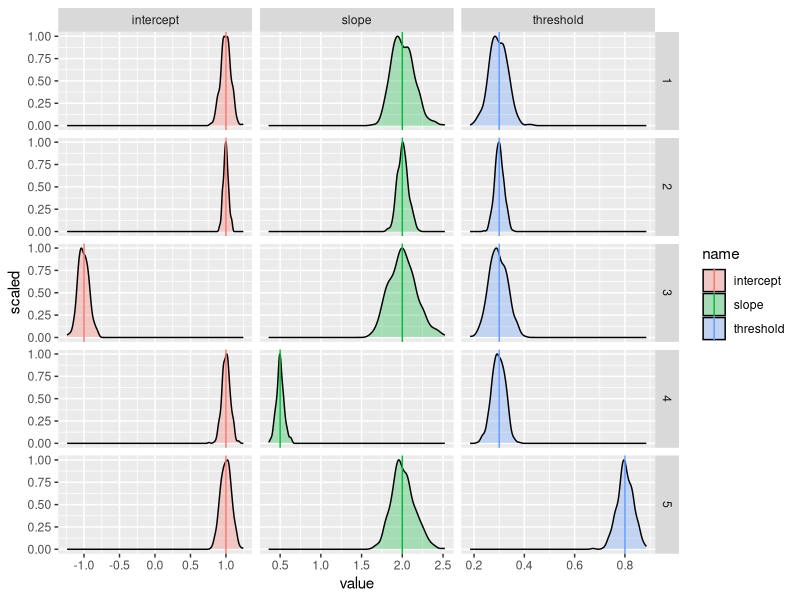
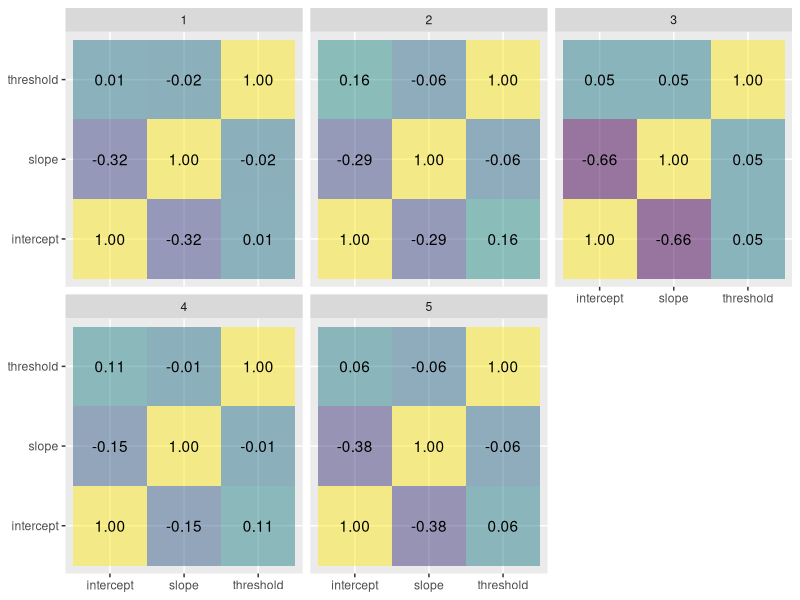

Generate these figures, in order, with R:
## ---- chunk 1
library(tidyverse)
library(ordinal)
## ---- chunk 2
generate.and.estimate.ordinal.gompit.regression <- function(n, intercept, slope, threshold) {
  x <- rnorm(n)
  y <- intercept + slope * x + -rgumbel(n)
  class.membership <- as.factor(as.numeric(y > 0) + as.numeric(y > threshold) + as.numeric(y > 1))
  fit <- clm(
    formula = class.membership ~ 1 + x,
    link = "cloglog"
  )
  result <- data.frame(
    intercept = -coef(fit)[[1]],
    slope = coef(fit)[[4]] / (coef(fit)[[3]] - coef(fit)[[1]]),
    threshold = (coef(fit)[[2]] - coef(fit)[[1]]) / (coef(fit)[[3]] - coef(fit)[[1]])
  )
  return(result)
}
## ---- chunk 3
parameters <- tibble(
  parameter.set = seq(5),
  n.data = c(1000, 4000, 1000, 1000, 1000),
  intercept = c(1, 1, -1, 1, 1),
  slope = c(2, 2, 2, 0.5, 2),
  threshold = c(0.3, 0.3, 0.3, 0.3, 0.8)
)
parameters
## ---- chunk 4
estimated.parameters <- parameters %>%
  expand_grid(
    run = seq(400)
  ) %>%
  rowwise() %>%
  mutate(
    generate.and.estimate.ordinal.gompit.regression(
      n = n.data,
      intercept = intercept,
      slope = slope,
      threshold = threshold
    )
  ) %>%
  ungroup()
estimated.parameters
## ---- chunk 5
ggplot() +
  geom_density(
    mapping = aes(
      x = value,
      y = after_stat(scaled),
      fill = name
    ),
    data = estimated.parameters %>%
      pivot_longer(
        cols = c("intercept", "slope", "threshold")
      ),
    alpha = 0.3
  ) +
  geom_vline(
    mapping = aes(
      xintercept = value,
      col = name
    ),
    data = parameters %>%
      pivot_longer(
        cols = c("intercept", "slope", "threshold")
      )
  ) +
  facet_grid(
    cols = vars(name),
    rows = vars(parameter.set),
    scales = "free"
  )
## ---- chunk 6
ggplot(
  mapping = aes(
    x = parameter.1,
    y = parameter.2,
    fill = correlation,
    label = sprintf("%.2f", correlation)
  ),
  data = estimated.parameters %>%
    group_by(parameter.set) %>%
    reframe(
      expand_grid(
        parameter.1 = c("intercept", "slope", "threshold"),
        parameter.2 = c("intercept", "slope", "threshold")
      ),
      correlation = c(cor(data.frame(intercept, slope, threshold)))
    )
) +
  geom_tile(alpha = 0.5) +
  geom_text() +
  scale_fill_viridis_c() +
  guides(fill = "none") +
  labs(
    x = NULL,
    y = NULL
  ) +
  facet_wrap(
    facets = vars(parameter.set)
  )
